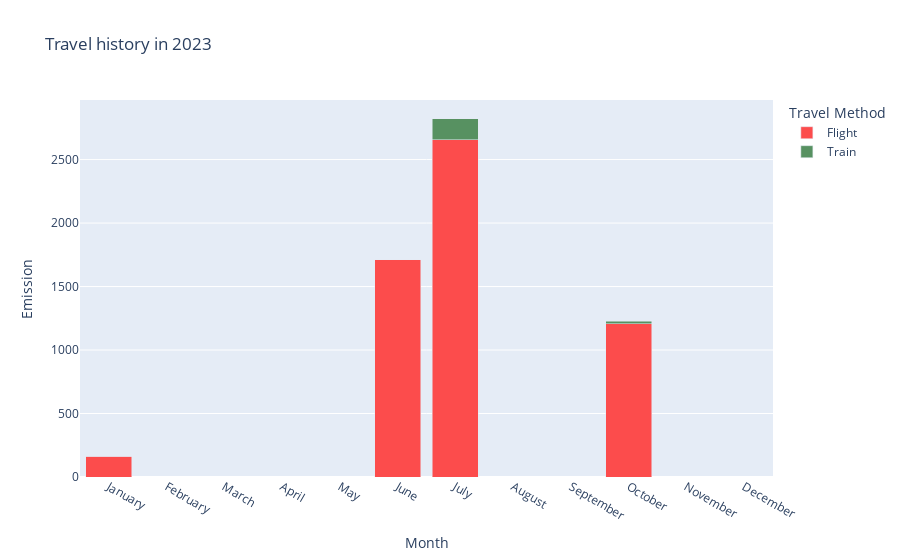

The notebook cell this image was saved under:
### Code cell
# Filter data for researcher_id 6 and flights and trains only
df = simulated_flight_df[simulated_flight_df['researcher_id'] == interesting_researcher_idx]

# Convert month column to datetime type and extract month
df['month'] = pd.to_datetime(df['month'])
df['month'] = df['month'].dt.month_name()

grouped_df = df.groupby(['month', 'travel_type']).agg({'emission': 'sum', 'researcher_id': 'count'})
grouped_df = grouped_df.reset_index()

all_months_df = pd.DataFrame({
    'month': ['January', 'February', 'March', 'April', 'May', 'June', 'July', 'August', 'September', 'October', 'November', 'December'] + ['January', 'February', 'March', 'April', 'May', 'June', 'July', 'August', 'September', 'October', 'November', 'December'],
    'travel_type': ['Flight' for _ in range(12)] + ['Train' for _ in range(12)]
})

merged_df = pd.merge(all_months_df, grouped_df, on=['month', 'travel_type'], how='left')
merged_df = merged_df.fillna(0)

color_map = {'Train': '#579161', 'Flight': '#FC4C4C'}

fig = px.bar(merged_df, x='month', y='emission', color='travel_type',
             title=f"Travel history in 2023", color_discrete_map=color_map,
             labels={'travel_type': 'Travel Method','emission': 'Emission','month': 'Month', 'researcher_id': 'Number of trips'},
             hover_data={'emission': ':.2f', 'researcher_id': ':.i'}, barmode='stack')
fig.show()

### Figure 1 — Plotly figure (JSON) as saved in the notebook; plotly's stock layout.template omitted (floating-point values rounded to 4 significant figures)
{"data": [{"alignmentgroup": "True", "customdata": [[1.0], [0.0], [0.0], [0.0], [0.0], [1.0], [1.0], [0.0], [0.0], [1.0], [0.0], [0.0]], "hovertemplate": "Travel Method=Flight<br>Month=%{x}<br>Emission=%{y:.2f}<br>Number of trips=%{customdata[0]:.i}<extra></extra>", "legendgroup": "Flight", "marker": {"color": "#FC4C4C", "pattern": {"shape": ""}}, "name": "Flight", "offsetgroup": "Flight", "orientation": "v", "showlegend": true, "textposition": "auto", "x": ["January", "February", "March", "April", "May", "June", "July", "August", "September", "October", "November", "December"], "xaxis": "x", "y": [165.3, 0.0, 0.0, 0.0, 0.0, 1712.0, 2655.0, 0.0, 0.0, 1209.0, 0.0, 0.0], "yaxis": "y", "type": "bar"}, {"alignmentgroup": "True", "customdata": [[0.0], [0.0], [0.0], [0.0], [0.0], [0.0], [1.0], [0.0], [0.0], [1.0], [0.0], [0.0]], "hovertemplate": "Travel Method=Train<br>Month=%{x}<br>Emission=%{y:.2f}<br>Number of trips=%{customdata[0]:.i}<extra></extra>", "legendgroup": "Train", "marker": {"color": "#579161", "pattern": {"shape": ""}}, "name": "Train", "offsetgroup": "Train", "orientation": "v", "showlegend": true, "textposition": "auto", "x": ["January", "February", "March", "April", "May", "June", "July", "August", "September", "October", "November", "December"], "xaxis": "x", "y": [0.0, 0.0, 0.0, 0.0, 0.0, 0.0, 165.3, 0.0, 0.0, 18.58, 0.0, 0.0], "yaxis": "y", "type": "bar"}], "layout": {"xaxis": {"anchor": "y", "domain": [0.0, 1.0], "title": {"text": "Month"}}, "yaxis": {"anchor": "x", "domain": [0.0, 1.0], "title": {"text": "Emission"}}, "legend": {"title": {"text": "Travel Method"}, "tracegroupgap": 0}, "title": {"text": "Travel history in 2023"}, "barmode": "stack"}}
